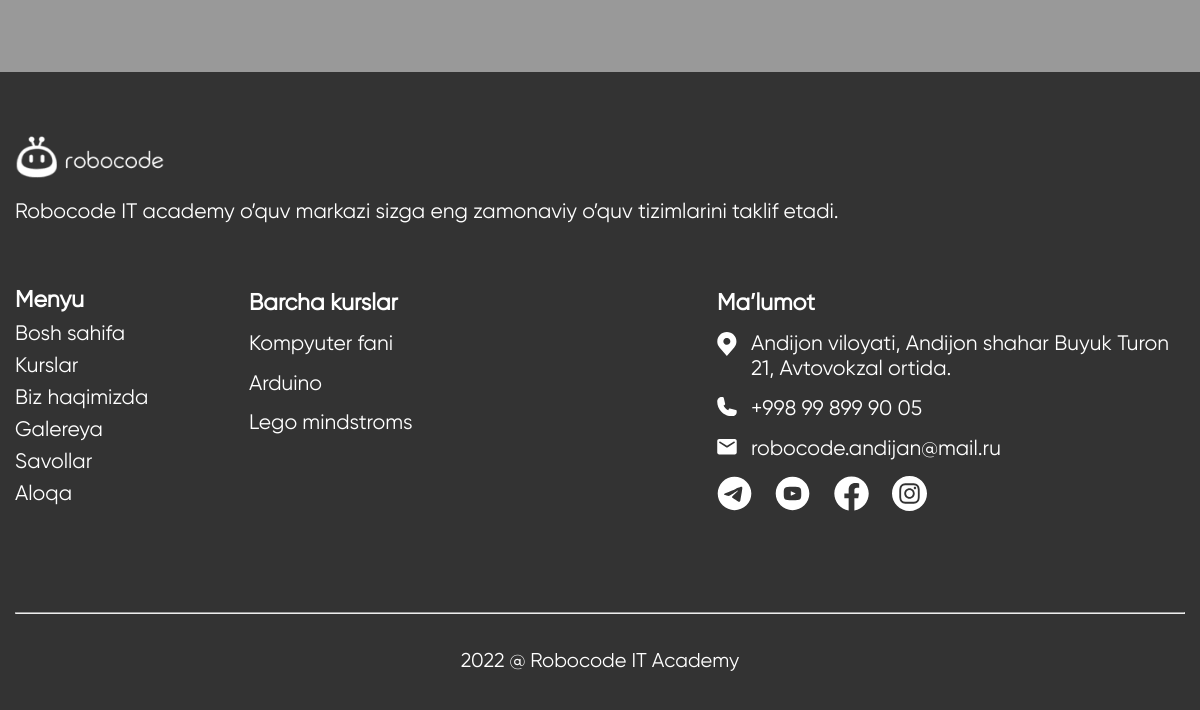
The app's page /gallery/ (lower part), older data.
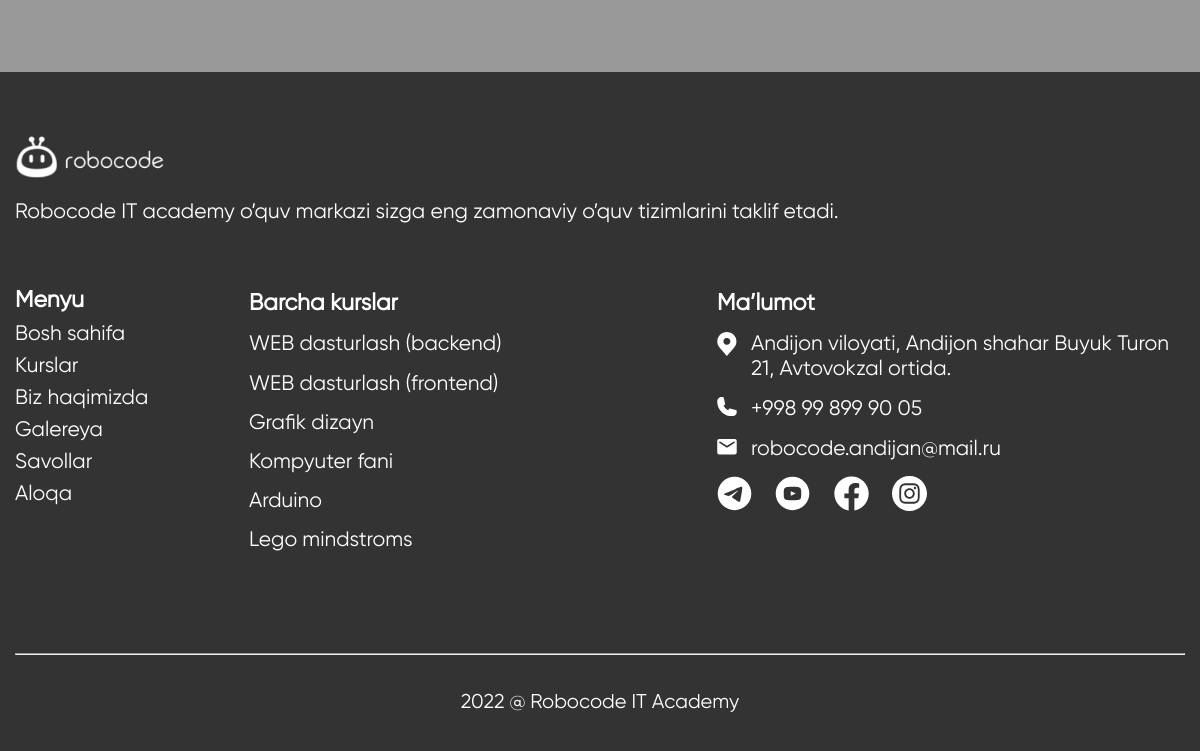
The same page, newer data.
### main/models.py (models this page shows, shortened)
class Course(models.Model):
    name = models.CharField("Kurs nomi", max_length=100)
    slug = models.SlugField()
    img = models.ImageField(upload_to="courses/")
    sub_title = models.CharField("Kurs nomi pasiga so'z ixtiyoriy", max_length=100, blank=True)
    about1 = RichTextField("Kurs haqida 1")
    about2 = RichTextField("Kurs haqida 2 ixtiyoriy", blank=True)
    to_students_title = models.CharField("O'quvchilar uchun matn sarlavhasi ixtiyoriy", max_length=100, blank=True)
    to_students_text = RichTextField("O'quvchilar uchun matn asosiy ixtiyoriy", blank=True)
    course_date = models.CharField("Kurs davom etish vaqti", max_length=200)
    date = models.DateTimeField(auto_now_add=True)
    class Meta:
        ordering = ['-id']

### main/views.py (the view)
# urls.py: path('gallery/', views.gallery, name="gallery"),
def gallery(request):
    return render(request, 'gallery.html')

### main/context_pro.py (called while the page is built)
def course(request):
    context = {
        "courses": Course.objects.all()
    }
    return context

### templates/gallery.html (shortened to what this page needs)
{% extends 'base/base.html' %}
{% block content %}
<main>
    <article>
        <section class="container_lg">
            <div class="images_container">
                <div class="images_columns">
                    <div class="images">
                    </div>
                </div>
                <div class="images_columns">
                    <div class="images">
                    </div>
                </div>
                <div class="images_columns last">
                </div>
            </div>
        </section>
    </article>
</main>
{% endblock %}

### templates/base/base.html (shortened to what this page needs)
{% load static %}
<!DOCTYPE html>
<html lang="en">
<head>
	<link rel="stylesheet" type="text/css" href="/static/css/custom/custom.css">
</head>
<body>
	{% block content %}
	{% endblock %}
	<footer>
		<article class="footer_article" id="connect">
			<section class="section_foooter">
				<div class="container_lg">
					<nav class="footer_nav">
						<div class="footer_nav_fields footer_logo_fields">
							<div class="footer_nav_logo">
								<a href="{% url 'main:home' %}">
									<img src="/static/images/mainpage/main/logo_footer.png" alt="">
								</a>
							</div>
							<div class="footer_nav_text">
								<p>
									Robocode IT academy o’quv markazi sizga eng zamonaviy o’quv tizimlarini taklif etadi.
								</p>
							</div>
						</div>
						<div class="footer_nav_fields">
							<ul>
								<li>
									<a>Menyu</a>
								</li>
								<li>
									<a href="{% url 'main:home' %}">Bosh sahifa</a>
								</li>
								<li>
									<a href="{% url 'main:home' %}#courses">Kurslar</a>
								</li>
								<li>
									<a href="{% url 'main:home' %}#robocode_gr">Biz haqimizda</a>
								</li>
								<li>
									<a href="{% url 'main:gallery' %}">
										Galereya
									</a>
								</li>
								<li>
									<a href="{% url 'main:home' %}#asks">
										Savollar
									</a>
								</li>
								<li>
									<a href="#connect">
										Aloqa
									</a>
								</li>
							</ul>
						</div>
						<div class="footer_nav_fields">
							<ul>
								<li>
									<a>Barcha kurslar</a>
								</li>
								{% for course in courses %}
									<li>
										<a href="{% url 'main:detail' course.id %}">{{course.name}}</a>
									</li>
								{% endfor %}
							</ul>
						</div>
						<div class="footer_nav_fields">
							<ul>
								<li>
									<a>
										<span>Ma’lumot</span>
									</a>
								</li>
								<li>
									<a href="https://goo.gl/maps/sy5vBi25ZbkewAb67" target="_blank">
										<span>
										</span>
										<span>Andijon viloyati, Andijon shahar Buyuk Turon 21, Avtovokzal ortida.</span>
									</a>
								</li>
								<li>
									<a href="tel:+998 99 899 90 05">
										<span>
										</span>
										<span>+998 99 899 90 05</span>
									</a>
								</li>
								<li>
									<a href="mailto:robocode.andijan@mail.ru">
										<span>
										</span>
										<span>robocode.andijan@mail.ru</span>
									</a>
								</li>
								<li class="f_field_social">
									<a href="https://t.me/robocode_andijan" target="_blank">
									</a>
									<a href="https://www.youtube.com/results?search_query=robocode" target="_blank">
									</a>
									<a href="https://www.facebook.com/robocode.andijan/" target="_blank">
									</a>
									<a href="https://www.instagram.com/robocode.uz/" target="_blank">
									</a>
								</li>
							</ul>
						</div>
					</nav>
					<hr style="margin-top:8%;">
					<div class="text-center" style="color:#FFF; font-family:gilroy; font-size:20px; margin-top:3%;">
						<p>2022 @ Robocode IT Academy</p>
					</div>
				</div>
			</section>
		</article>
	</footer>
</body>
</html>

Row changes from the older to the newer data that the page shows:
added Course: name "WEB dasturlash (backend)"
added Course: name "WEB dasturlash (frontend)"
added Course: name "Grafik dizayn"
